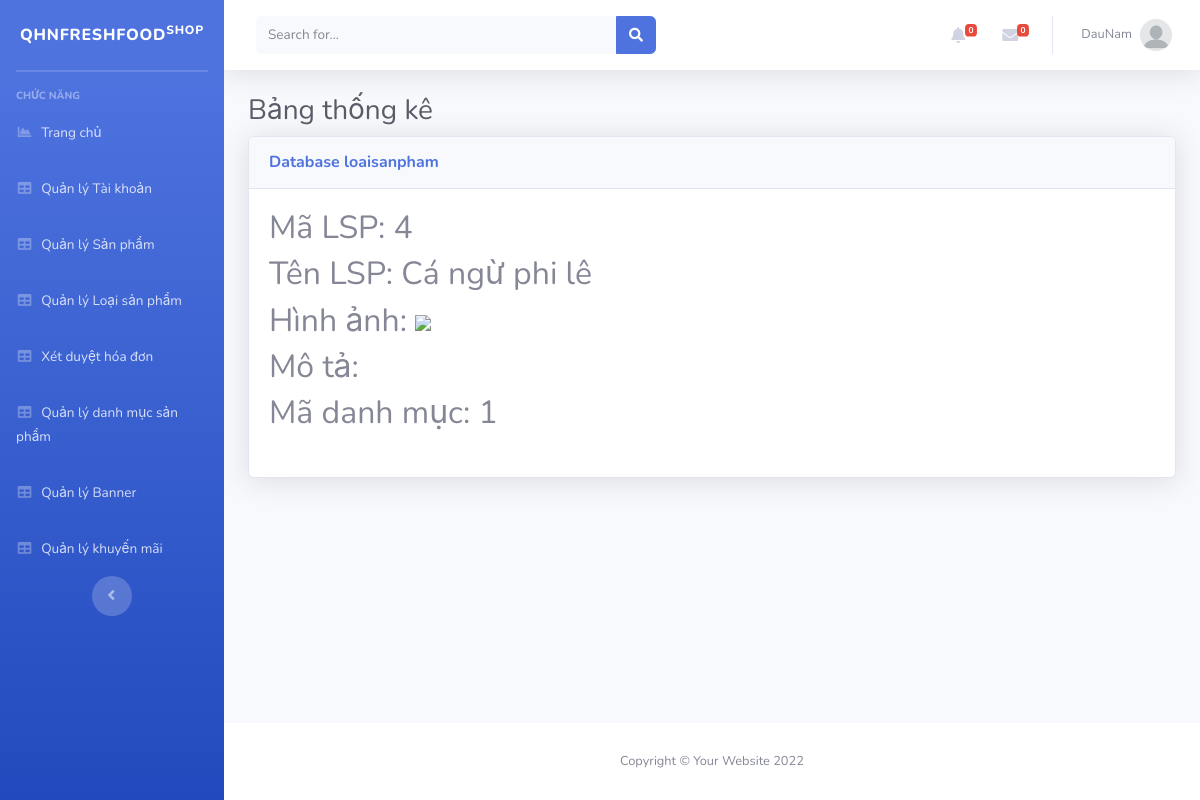
/Admin/index.php?mod=loaisanpham&act=detail&id=4 (signed in), run on the app's committed database.
### tables this page shows
CREATE TABLE `loaisanpham` (
  `MaLSP` int(11) NOT NULL,
  `TenLSP` varchar(255) NOT NULL,
  `HinhAnh` varchar(255) NOT NULL,
  `Mota` varchar(255) NOT NULL,
  `MaDM` int(11) NOT NULL
);

### Admin/MVC/Controllers/LoaisanphamController.php (called while the page is built, shortened)
<?php
class LoaisanphamController
{
	var $loaisanpham_model;
	function __construct()
	{
		$this->loaisanpham_model = new loaisanpham();
	}
	public function detail()
	{
		$id = isset($_GET['id']) ? $_GET['id'] : 5;
		$data = $this->loaisanpham_model->find($id);
		require_once("MVC/Views/Admin/index.php");
	}
}

### Admin/MVC/Models/connection.php (called while the page is built, shortened)
<?php
    class Connection{
        function __construct()
        {
            $severname ="localhost";
            $username ="root";
            $password ="";
            $db_name ="qhnfreshfood";
            $this->conn = new mysqli($severname,$username,$password,$db_name);
        }
    }
?>

### Admin/MVC/Models/model.php (called while the page is built, shortened)
<?php
require_once("connection.php");
class Model
{
    var $conn;
    var $table;
    var $contens;
    function __construct()
    {
        $conn_obj = new Connection();
        $this->conn = $conn_obj->conn;
    }
    function find($id)
    {
        $query = "select * from $this->table where $this->contens =$id";
        return $this->conn->query($query)->fetch_assoc();
    }
}

### Admin/MVC/Views/loaisanpham/detail.php (the view)
<table class="table table-bordered" id="dataTable" width="100%" cellspacing="0">
    <h2>Mã LSP: <?= $data['MaLSP'] ?></h2>
    <h2>Tên LSP: <?= $data['TenLSP'] ?></h2>
    <h2>Hình ảnh: <img src="../public/img/company/<?= $data['HinhAnh'] ?>" height="60px"></h2>
    <h2>Mô tả: <?= $data['Mota'] ?></h2>
    <h2>Mã danh mục: <?= $data['MaDM'] ?></h2>
</table>

### data on the page
loaisanpham: MaLSP "4", TenLSP "Cá ngừ phi lê", MaDM "1"

### other printed values
$_SESSION['login']['TaiKhoan'] "DauNam"
$mod "loaisanpham"
